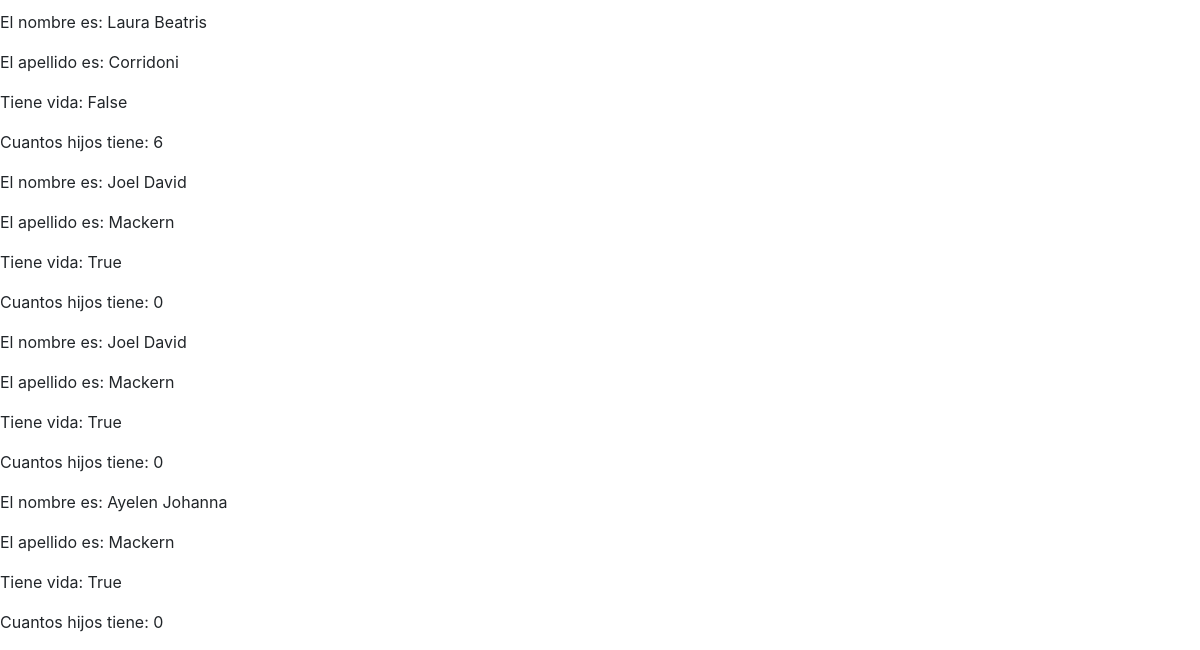
/Familiares/lista/ (lower part), run on an earlier commit of the app's database.
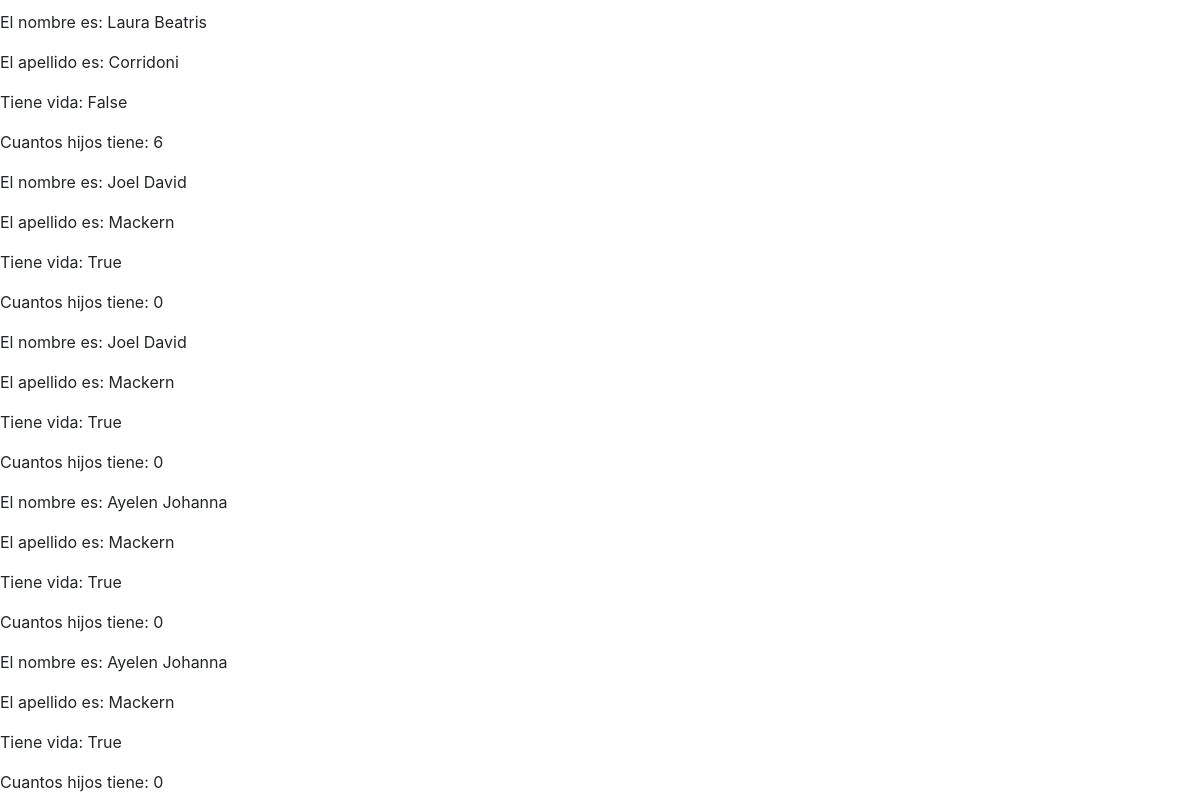
And on a later commit of the database.
### Familiares/models.py (models this page shows)
class Familiares (models.Model):
    Nombres = models.CharField(max_length=100)
    Apellido = models.CharField(max_length=50)
    Con_Vida = models.BooleanField()
    Hijos = models.IntegerField()

### Familiares/views.py (the view)
# urls.py: path("lista/", lista),
def lista (request):
    lista = Familiares.objects.all()
    print (lista)
    context = {
        "Familiares" : lista,
    }
    return render (request, "Familiares.html", context=context)

### Templates/Familiares.html (shortened to what this page needs)
<!DOCTYPE html>
<html lang="en">
<head>
    <link rel="stylesheet" href="https://cdn.jsdelivr.net/npm/bootstrap@4.6.2/dist/css/bootstrap.min.css">
</head>
<body>
    {% for Familia in Familiares %}
        <p>El nombre es: {{Familia.Nombres}}</p>
        <p>El apellido es: {{Familia.Apellido}}</p>
        <p>Tiene vida: {{Familia.Con_Vida}}</p>
        <p>Cuantos hijos tiene: {{Familia.Hijos}}</p>
    {% endfor %}
</body>
</html>

What changed in the data, as far as the page shows it:
added Familiares: Nombres "Ayelen Johanna", Apellido "Mackern", Con_Vida "True", Hijos "0"
